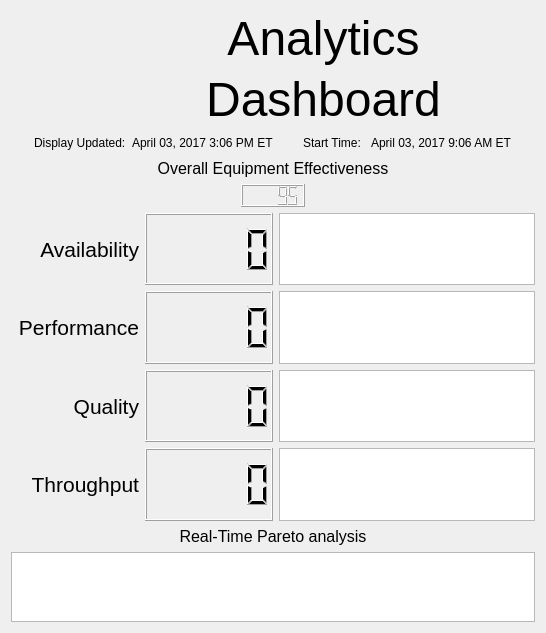
<?xml version="1.0" encoding="UTF-8"?>
<ui version="4.0">
 <class>DashboardWidget</class>
 <widget class="QWidget" name="DashboardWidget">
  <property name="geometry">
   <rect>
    <x>0</x>
    <y>0</y>
    <width>546</width>
    <height>633</height>
   </rect>
  </property>
  <property name="sizePolicy">
   <sizepolicy hsizetype="Expanding" vsizetype="Expanding">
    <horstretch>0</horstretch>
    <verstretch>0</verstretch>
   </sizepolicy>
  </property>
  <property name="windowTitle">
   <string>Form</string>
  </property>
  <layout class="QVBoxLayout" name="verticalLayout_3">
   <item>
    <layout class="QVBoxLayout" name="verticalLayout">
     <item>
      <layout class="QHBoxLayout" name="horizontalLayout_2">
       <item>
        <widget class="QLabel" name="label">
         <property name="sizePolicy">
          <sizepolicy hsizetype="Expanding" vsizetype="Expanding">
           <horstretch>0</horstretch>
           <verstretch>0</verstretch>
          </sizepolicy>
         </property>
         <property name="text">
          <string/>
         </property>
         <property name="pixmap">
          <pixmap resource="reasources.qrc">:/images/rosi-logo_240x114.png</pixmap>
         </property>
         <property name="scaledContents">
          <bool>false</bool>
         </property>
        </widget>
       </item>
       <item>
        <spacer name="horizontalSpacer_4">
         <property name="orientation">
          <enum>Qt::Horizontal</enum>
         </property>
         <property name="sizeHint" stdset="0">
          <size>
           <width>40</width>
           <height>20</height>
          </size>
         </property>
        </spacer>
       </item>
       <item>
        <layout class="QVBoxLayout" name="verticalLayout_5">
         <item>
          <widget class="QLabel" name="label_2">
           <property name="font">
            <font>
             <pointsize>36</pointsize>
            </font>
           </property>
           <property name="text">
            <string>Analytics</string>
           </property>
           <property name="alignment">
            <set>Qt::AlignCenter</set>
           </property>
          </widget>
         </item>
         <item>
          <widget class="QLabel" name="label_3">
           <property name="font">
            <font>
             <pointsize>36</pointsize>
            </font>
           </property>
           <property name="text">
            <string>Dashboard</string>
           </property>
           <property name="alignment">
            <set>Qt::AlignCenter</set>
           </property>
          </widget>
         </item>
        </layout>
       </item>
       <item>
        <spacer name="horizontalSpacer_3">
         <property name="orientation">
          <enum>Qt::Horizontal</enum>
         </property>
         <property name="sizeHint" stdset="0">
          <size>
           <width>40</width>
           <height>20</height>
          </size>
         </property>
        </spacer>
       </item>
      </layout>
     </item>
    </layout>
   </item>
   <item>
    <layout class="QGridLayout" name="gridLayout_4">
     <item row="0" column="1">
      <widget class="QLabel" name="label_14">
       <property name="text">
        <string>Display Updated:</string>
       </property>
      </widget>
     </item>
     <item row="0" column="2">
      <widget class="QLabel" name="label_update_timestamp">
       <property name="text">
        <string>April 03, 2017 3:06 PM ET</string>
       </property>
      </widget>
     </item>
     <item row="0" column="4">
      <widget class="QLabel" name="label_16">
       <property name="text">
        <string>Start Time: </string>
       </property>
      </widget>
     </item>
     <item row="0" column="3">
      <spacer name="horizontalSpacer_6">
       <property name="orientation">
        <enum>Qt::Horizontal</enum>
       </property>
       <property name="sizeHint" stdset="0">
        <size>
         <width>40</width>
         <height>20</height>
        </size>
       </property>
      </spacer>
     </item>
     <item row="0" column="5">
      <widget class="QLabel" name="label_data_start_time">
       <property name="text">
        <string>April 03, 2017 9:06 AM ET</string>
       </property>
      </widget>
     </item>
     <item row="0" column="0">
      <spacer name="horizontalSpacer_5">
       <property name="orientation">
        <enum>Qt::Horizontal</enum>
       </property>
       <property name="sizeHint" stdset="0">
        <size>
         <width>40</width>
         <height>20</height>
        </size>
       </property>
      </spacer>
     </item>
     <item row="0" column="6">
      <spacer name="horizontalSpacer_7">
       <property name="orientation">
        <enum>Qt::Horizontal</enum>
       </property>
       <property name="sizeHint" stdset="0">
        <size>
         <width>40</width>
         <height>20</height>
        </size>
       </property>
      </spacer>
     </item>
    </layout>
   </item>
   <item>
    <widget class="QLabel" name="label_4">
     <property name="sizePolicy">
      <sizepolicy hsizetype="Minimum" vsizetype="Minimum">
       <horstretch>0</horstretch>
       <verstretch>0</verstretch>
      </sizepolicy>
     </property>
     <property name="font">
      <font>
       <pointsize>12</pointsize>
      </font>
     </property>
     <property name="text">
      <string>Overall Equipment Effectiveness</string>
     </property>
     <property name="alignment">
      <set>Qt::AlignCenter</set>
     </property>
    </widget>
   </item>
   <item>
    <layout class="QHBoxLayout" name="horizontalLayout">
     <item>
      <spacer name="horizontalSpacer">
       <property name="orientation">
        <enum>Qt::Horizontal</enum>
       </property>
       <property name="sizeHint" stdset="0">
        <size>
         <width>40</width>
         <height>20</height>
        </size>
       </property>
      </spacer>
     </item>
     <item>
      <widget class="QLCDNumber" name="lcdNumber_oee">
       <property name="sizePolicy">
        <sizepolicy hsizetype="Minimum" vsizetype="Minimum">
         <horstretch>0</horstretch>
         <verstretch>0</verstretch>
        </sizepolicy>
       </property>
       <property name="intValue" stdset="0">
        <number>95</number>
       </property>
      </widget>
     </item>
     <item>
      <spacer name="horizontalSpacer_2">
       <property name="orientation">
        <enum>Qt::Horizontal</enum>
       </property>
       <property name="sizeHint" stdset="0">
        <size>
         <width>40</width>
         <height>20</height>
        </size>
       </property>
      </spacer>
     </item>
    </layout>
   </item>
   <item>
    <layout class="QGridLayout" name="gridLayout_3">
     <item row="3" column="1">
      <widget class="QLCDNumber" name="lcdNumber_throughput">
       <property name="sizePolicy">
        <sizepolicy hsizetype="Minimum" vsizetype="Minimum">
         <horstretch>0</horstretch>
         <verstretch>0</verstretch>
        </sizepolicy>
       </property>
       <property name="intValue" stdset="0">
        <number>0</number>
       </property>
      </widget>
     </item>
     <item row="2" column="0">
      <widget class="QLabel" name="label_9">
       <property name="font">
        <font>
         <pointsize>16</pointsize>
        </font>
       </property>
       <property name="text">
        <string>Quality</string>
       </property>
       <property name="alignment">
        <set>Qt::AlignRight|Qt::AlignTrailing|Qt::AlignVCenter</set>
       </property>
      </widget>
     </item>
     <item row="1" column="1">
      <widget class="QLCDNumber" name="lcdNumber_performance">
       <property name="sizePolicy">
        <sizepolicy hsizetype="Minimum" vsizetype="Minimum">
         <horstretch>0</horstretch>
         <verstretch>0</verstretch>
        </sizepolicy>
       </property>
       <property name="intValue" stdset="0">
        <number>0</number>
       </property>
      </widget>
     </item>
     <item row="3" column="0">
      <widget class="QLabel" name="label_11">
       <property name="font">
        <font>
         <pointsize>16</pointsize>
        </font>
       </property>
       <property name="text">
        <string>Throughput</string>
       </property>
       <property name="alignment">
        <set>Qt::AlignRight|Qt::AlignTrailing|Qt::AlignVCenter</set>
       </property>
      </widget>
     </item>
     <item row="2" column="1">
      <widget class="QLCDNumber" name="lcdNumber_quality">
       <property name="sizePolicy">
        <sizepolicy hsizetype="Minimum" vsizetype="Minimum">
         <horstretch>0</horstretch>
         <verstretch>0</verstretch>
        </sizepolicy>
       </property>
       <property name="intValue" stdset="0">
        <number>0</number>
       </property>
      </widget>
     </item>
     <item row="0" column="1">
      <widget class="QLCDNumber" name="lcdNumber_availability">
       <property name="sizePolicy">
        <sizepolicy hsizetype="Minimum" vsizetype="Minimum">
         <horstretch>0</horstretch>
         <verstretch>0</verstretch>
        </sizepolicy>
       </property>
       <property name="intValue" stdset="0">
        <number>0</number>
       </property>
      </widget>
     </item>
     <item row="1" column="0">
      <widget class="QLabel" name="label_7">
       <property name="font">
        <font>
         <pointsize>16</pointsize>
        </font>
       </property>
       <property name="text">
        <string>Performance</string>
       </property>
       <property name="alignment">
        <set>Qt::AlignRight|Qt::AlignTrailing|Qt::AlignVCenter</set>
       </property>
      </widget>
     </item>
     <item row="0" column="0">
      <widget class="QLabel" name="label_5">
       <property name="font">
        <font>
         <pointsize>16</pointsize>
        </font>
       </property>
       <property name="layoutDirection">
        <enum>Qt::LeftToRight</enum>
       </property>
       <property name="text">
        <string>Availability</string>
       </property>
       <property name="alignment">
        <set>Qt::AlignRight|Qt::AlignTrailing|Qt::AlignVCenter</set>
       </property>
      </widget>
     </item>
     <item row="0" column="2">
      <widget class="QGraphicsView" name="graphicsView_availability">
       <property name="sizePolicy">
        <sizepolicy hsizetype="Preferred" vsizetype="Preferred">
         <horstretch>0</horstretch>
         <verstretch>0</verstretch>
        </sizepolicy>
       </property>
      </widget>
     </item>
     <item row="1" column="2">
      <widget class="QGraphicsView" name="graphicsView_performance">
       <property name="sizePolicy">
        <sizepolicy hsizetype="Preferred" vsizetype="Preferred">
         <horstretch>0</horstretch>
         <verstretch>0</verstretch>
        </sizepolicy>
       </property>
      </widget>
     </item>
     <item row="2" column="2">
      <widget class="QGraphicsView" name="graphicsView_quality">
       <property name="sizePolicy">
        <sizepolicy hsizetype="Preferred" vsizetype="Preferred">
         <horstretch>0</horstretch>
         <verstretch>0</verstretch>
        </sizepolicy>
       </property>
      </widget>
     </item>
     <item row="3" column="2">
      <widget class="QGraphicsView" name="graphicsView_throughput">
       <property name="sizePolicy">
        <sizepolicy hsizetype="Preferred" vsizetype="Preferred">
         <horstretch>0</horstretch>
         <verstretch>0</verstretch>
        </sizepolicy>
       </property>
      </widget>
     </item>
    </layout>
   </item>
   <item>
    <widget class="QLabel" name="label_13">
     <property name="font">
      <font>
       <pointsize>12</pointsize>
      </font>
     </property>
     <property name="text">
      <string>Real-Time Pareto analysis</string>
     </property>
     <property name="alignment">
      <set>Qt::AlignCenter</set>
     </property>
    </widget>
   </item>
   <item>
    <widget class="QGraphicsView" name="graphicsView_pareto">
     <property name="sizePolicy">
      <sizepolicy hsizetype="Preferred" vsizetype="Preferred">
       <horstretch>0</horstretch>
       <verstretch>0</verstretch>
      </sizepolicy>
     </property>
    </widget>
   </item>
  </layout>
 </widget>
 <resources>
  <include location="reasources.qrc"/>
 </resources>
 <connections/>
</ui>
